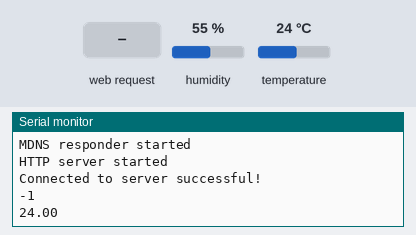
The sketch below on a simulated ESP32. On the bench: the last lines printed to the serial monitor. The inputs (shaded band) are chosen by the test bench; at power-on: temperature 24 °C, humidity 55 %. WiFi joins after 1.5 s; servers stay silent unless stated.

Above: at 2.7 s.
2.8 s: HTTP request GET /updateState?state=1 received
At 2.99 s:
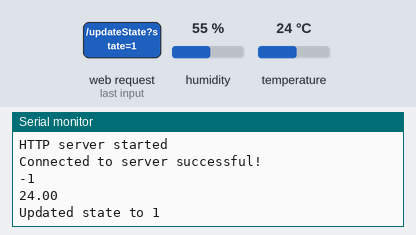
4.6 s: temperature set to 12 °C
At 6.2 s:
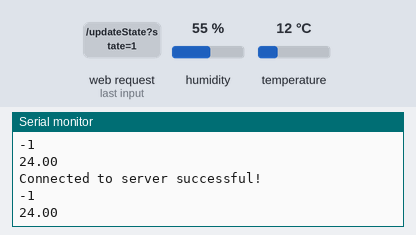
6.4 s: HTTP request GET / received
8.2 s: temperature set to 19 °C
At 9.3 s:
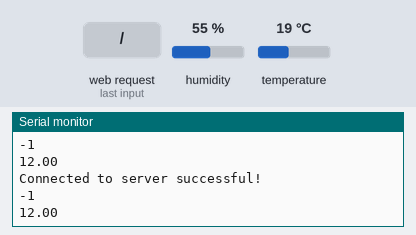
Timing chart, 0 to 11.0 s (numbered marks = the images above; inputs shaded):
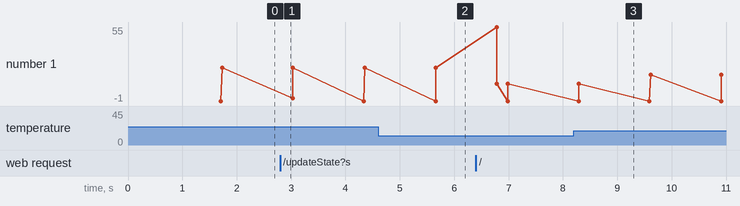

Measured:
- after the input at 2.8 s, the serial monitor: prints a new line at once (image 1)
- plotted number 1: 12 → 19 after the input at 8.2 s

The sketch:

esp32_dht11.ino
```cpp
#include <WiFi.h>
#include <WiFiClient.h>
#include <WebServer.h>
#include <ESPmDNS.h>
#include <DHT.h>

const char *ssid = "KimTung";
const char *password = "kimtung1080";

const uint16_t port = 8090;
const char * host = "192.168.1.32";

int state = -1;

WebServer server(80);
DHT dht(25, DHT11);

void handleRoot() {
  char msg[2000];  // Increased buffer size to accommodate the additional buttons

  snprintf(msg, 2000,
         "<html>\
    <head>\
      <meta http-equiv='refresh' content='4'/>\
      <meta charset='UTF-8'>\
      <meta name='viewport' content='width=device-width, initial-scale=1'>\
      <link rel='stylesheet' href='https://use.fontawesome.com/releases/v5.7.2/css/all.css' integrity='sha384-fnmOCqbTlWIlj8LyTjo7mOUStjsKC4pOpQbqyi7RrhN7udi9RwhKkMHpvLbHG9Sr' crossorigin='anonymous'>\
      <title>Smart Light System</title>\
      <style>\
      html { font-family: Arial; display: inline-block; margin: 0px auto; text-align: center;}\
      h2 { font-size: 3.0rem; }\
      p { font-size: 3.0rem; }\
      .units { font-size: 1.2rem; }\
      .dht-labels{ font-size: 1.5rem; vertical-align:middle; padding-bottom: 15px;}\
      .buttons { display: flex; flex-direction: column; align-items: center; gap: 10px; justify-content: center; }\
      .button { width: 280px; height: 60px; font-size: 1.8rem; }\
      </style>\
      <script>\
          function updateState(newState) {\
            var xhr = new XMLHttpRequest();\
            xhr.open('GET', '/updateState?state=' + newState, true);\
            xhr.send();\
          }\
    </script>\
    </head>\
    <body>\
        <h2>ESP32 DHT Server!</h2>\
        <p>\
          <i class='fas fa-thermometer-half' style='color:#ca3517;'></i>\
          <span class='dht-labels'>Temperature</span>\
          <span>%.2f</span>\
          <sup class='units'>&deg;C</sup>\
        </p>\
        <p>\
          <i class='fas fa-tint' style='color:#00add6;'></i>\
          <span class='dht-labels'>Humidity</span>\
          <span>%.2f</span>\
          <sup class='units'>&percnt;</sup>\
        </p>\
        <div class='buttons'>\
          <button class='button' onclick='updateState(0)'>Tắt đèn</button>\
          <button class='button' onclick='updateState(1)'>Đèn bình thường</button>\
          <button class='button' onclick='updateState(2)'>Đèn nhiệt độ</button>\
          <button class='button' onclick='updateState(3)'>Đèn an toàn</button>\
          <button class='button' onclick='updateState(4)'>An toàn</button>\
        </div>\
    </body>\
  </html>",
         readDHTTemperature(), readDHTHumidity()
        );
  server.send(200, "text/html; charset=utf-8", msg);
}

void setup(void) {

  Serial.begin(115200);
  dht.begin();

  WiFi.mode(WIFI_STA);
  WiFi.begin(ssid, password);
  Serial.println("");

  // Wait for connection
  while (WiFi.status() != WL_CONNECTED) {
    delay(500);
    Serial.print(".");
  }

  Serial.println("");
  Serial.print("Connected to ");
  Serial.println(ssid);
  Serial.print("IP address: ");
  Serial.println(WiFi.localIP());

  if (MDNS.begin("esp32")) {
    Serial.println("MDNS responder started");
  }
  server.on("/", handleRoot);
    // Route for updating state
  server.on("/updateState", HTTP_GET, []() {
    String stateParam = server.arg("state");
    if (stateParam != "") {
      state = stateParam.toInt();
      Serial.print("Updated state to ");
      Serial.println(state);
    }
    server.send(200, "text/plain", "OK");
  });
  server.begin();
  Serial.println("HTTP server started");
}

void loop(void) {
  server.handleClient();
  delay(2);//allow the cpu to switch to other tasks
  //send temperature to client
  WiFiClient client;

    if (!client.connect(host, port)) {

        Serial.println("Connection to host failed");
        delay(1000);
        return;
    }
    Serial.println("Connected to server successful!");
    Serial.println(state);
    int temperature = int(readDHTTemperature());
    int res = temperature * 10 + 1 + state;
    if (temperature !=-1)
    {
      client.print(res);
    }
    state = -1;
    delay(100);
    //Serial.println("Disconnecting...");
    client.stop();
    delay(1000);
}


float readDHTTemperature() {
  // Sensor readings may also be up to 2 seconds
  // Read temperature as Celsius (the default)
  float t = dht.readTemperature();
  if (isnan(t)) {
    Serial.println("Failed to read from DHT sensor!");
    return -1;
  }
  else {
    Serial.println(t);
    return t;
  }
}

float readDHTHumidity() {
  // Sensor readings may also be up to 2 seconds
  float h = dht.readHumidity();
  if (isnan(h)) {
    Serial.println("Failed to read from DHT sensor!");
    return -1;
  }
  else {
    Serial.println(h);
    return h;
  }
}

void updateState(int i)
{
  state = i;
}
```
